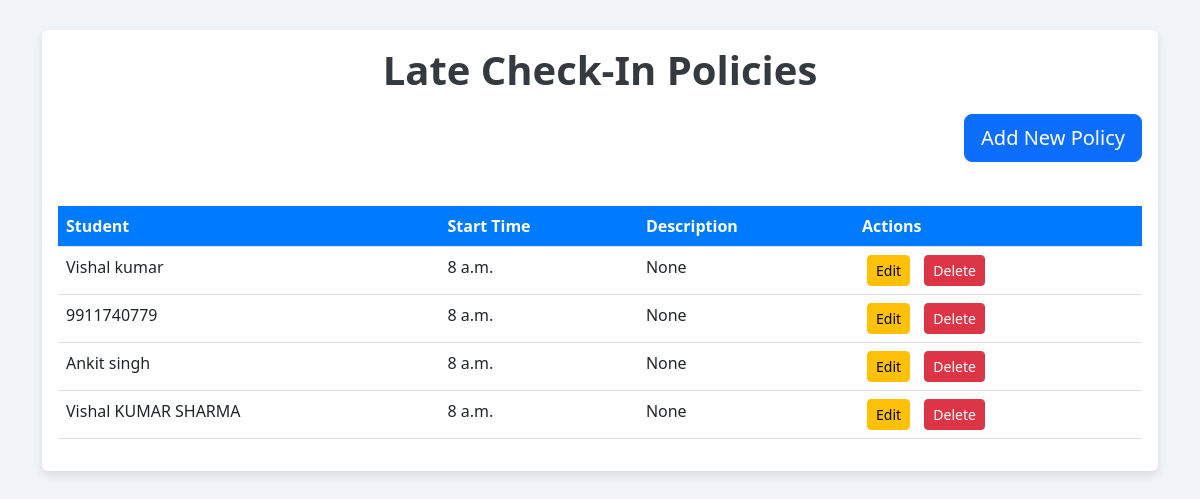
The app's page /late_checkin_policy_list/ (signed in) with its own data.
### app1/models.py (models this page shows, shortened)
class LateCheckInPolicy(models.Model):
    student = models.OneToOneField(Student, on_delete=models.CASCADE, related_name="late_checkin_policy")
    def get_default_start_time():
        return time(8, 0)  # Default time as 8:00 AM
    start_time = models.TimeField(default=get_default_start_time)
    description = models.CharField(max_length=255, blank=True, null=True)

class Student(models.Model):
    user = models.OneToOneField(User, on_delete=models.CASCADE, related_name="student_profile")
    name = models.CharField(max_length=255)
    email = models.EmailField(max_length=255)
    phone_number = models.CharField(max_length=15)
    student_class = models.CharField(max_length=100)
    image = models.ImageField(upload_to='students/')
    authorized = models.BooleanField(default=False)
    roll_no = models.CharField(max_length=20)
    address = models.TextField()
    date_of_birth = models.DateField()
    joining_date = models.DateField()
    mother_name = models.CharField(max_length=255)
    father_name = models.CharField(max_length=255)

### app1/views.py (the view)
# urls.py: path('late_checkin_policy_list/', views.late_checkin_policy_list, name='late_checkin_policy_list'),
@staff_member_required
def late_checkin_policy_list(request):
    policies = LateCheckInPolicy.objects.select_related('student').all()
    return render(request, 'latecheckinpolicy_list.html', {'policies': policies})

### templates/latecheckinpolicy_list.html (shortened to what this page needs)
<!DOCTYPE html>
<html lang="en">
<head>
    <link href="https://cdn.jsdelivr.net/npm/bootstrap@5.3.0-alpha3/dist/css/bootstrap.min.css" rel="stylesheet">
</head>
<body>
    <div class="container">
        <div class="card">
            <div class="card-body">
                <h1 class="text-center">Late Check-In Policies</h1>
                <div class="text-end">
                    <a href="{% url 'create_late_checkin_policy' %}" class="btn btn-primary btn-lg">Add New Policy</a>
                </div>
                <div class="table-responsive">
                    <table class="table table-hover mt-4">
                        <thead>
                            <tr>
                                <th>Student</th>
                                <th>Start Time</th>
                                <th>Description</th>
                                <th>Actions</th>
                            </tr>
                        </thead>
                        <tbody>
                            {% for policy in policies %}
                            <tr>
                                <td>{{ policy.student.name }}</td>
                                <td>{{ policy.start_time }}</td>
                                <td>{{ policy.description }}</td>
                                <td>
                                    <a href="{% url 'update_late_checkin_policy' policy.id %}" class="btn btn-sm btn-warning btn-action">Edit</a>
                                    <form action="{% url 'delete_late_checkin_policy' policy.id %}" method="post" style="display:inline;">
                                        <button type="submit" class="btn btn-sm btn-danger btn-action" onclick="return confirm('Are you sure you want to delete this policy?');">Delete</button>
                                    </form>
                                </td>
                            </tr>
                            {% empty %}
                            <tr>
                                <td colspan="4" class="no-policies">No policies found.</td>
                            </tr>
                            {% endfor %}
                        </tbody>
                    </table>
                </div>
            </div>
        </div>
    </div>
</body>
</html>

### templates/latecheckinpolicy_list.html (style rules this page uses)
body { background-color: #f0f4f8; }
.container { margin-top: 30px; }
h1 { color: #343a40; margin-bottom: 20px; font-weight: 600; }
.btn-primary { margin-bottom: 20px; }
.table th { background-color: #007bff; color: white; }
.btn-action { margin: 0 5px; }
.card { border: none; box-shadow: 0 4px 8px rgba(0, 0, 0, 0.1); margin-bottom: 30px; }

### records on screen
LateCheckInPolicy: student.name "Vishal kumar", start_time "8 a.m.", description "None"
LateCheckInPolicy: student.name "9911740779", start_time "8 a.m.", description "None"
LateCheckInPolicy: student.name "Ankit singh", start_time "8 a.m.", description "None"
LateCheckInPolicy: student.name "Vishal KUMAR SHARMA", start_time "8 a.m.", description "None"
